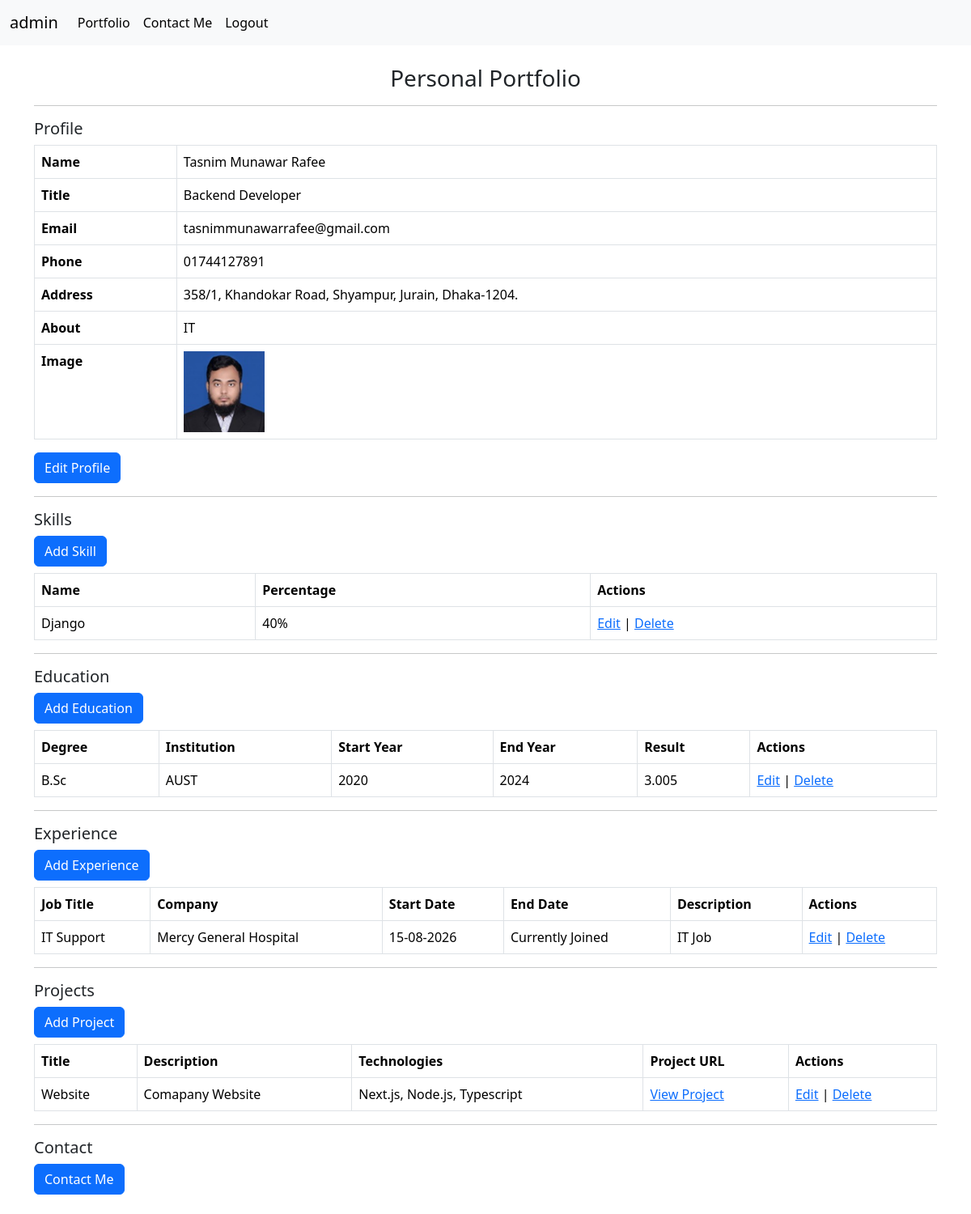
Page /homepage/ (signed in) on the committed database.
### myapp/models.py (models this page shows, shortened)
class CustomUser(AbstractUser):
    def __str__(self):
        return self.username

class Profile(models.Model):
    user = models.OneToOneField(CustomUser,on_delete=models.CASCADE,related_name='profile')
    name = models.CharField(max_length=100)
    title = models.CharField(max_length=100)
    email = models.EmailField()
    phone = models.CharField(max_length=20)
    address = models.CharField(max_length=200)
    about = models.TextField()
    profile_image = models.ImageField(upload_to='profile/', blank=True, null=True)

class Skill(models.Model):
    name = models.CharField(max_length=100)
    percentage = models.PositiveIntegerField()

class Education(models.Model):
    degree = models.CharField(max_length=200)
    institution = models.CharField(max_length=200)
    start_year = models.IntegerField()
    end_year = models.IntegerField()
    result = models.TextField(blank=True)

class Experience(models.Model):
    job_title = models.CharField(max_length=200)
    company = models.CharField(max_length=200)
    start_date = models.CharField(max_length=90,blank=True, null=True)
    end_date = models.CharField(max_length=90,blank=True, null=True)
    description = models.TextField()

class Project(models.Model):
    title = models.CharField(max_length=200)
    description = models.TextField()
    technologies = models.CharField(max_length=300)
    project_url = models.URLField(blank=True)

### myapp/views.py (the view)
# urls.py: path('homepage/',homepage,name='homepage'),
@login_required
def homepage(request):
    profile = Profile.objects.filter(user=request.user).first()
    educations = Education.objects.all()
    experiences = Experience.objects.all()
    projects = Project.objects.all()
    skills = Skill.objects.all()
    context = {
        'profile' :profile,
        'educations' : educations,
        'experiences' : experiences,
        'projects' : projects,
        'skills' : skills
    }
    return render(request,'homepage.html',context)

### templates/homepage.html
{% extends 'base.html' %}
{% block content %}
<div class="container mt-4">
    <h3 class="text-center">Personal Portfolio</h3>
    <hr>
    <h5>Profile</h5>
    {% if profile %}
    <table class="table table-bordered">
        <tr>
            <th>Name</th>
            <td>{{ profile.name }}</td>
        </tr>
        <tr>
            <th>Title</th>
            <td>{{ profile.title }}</td>
        </tr>
        <tr>
            <th>Email</th>
            <td>{{ profile.email }}</td>
        </tr>
        <tr>
            <th>Phone</th>
            <td>{{ profile.phone }}</td>
        </tr>
        <tr>
            <th>Address</th>
            <td>{{ profile.address }}</td>
        </tr>
        <tr>
            <th>About</th>
            <td>{{ profile.about }}</td>
        </tr>
        {% if profile.profile_image %}
        <tr>
            <th>Image</th>
            <td>
                <img src="{{ profile.profile_image.url }}"
                     alt="Profile Image" width="100" height="100">
            </td>
        </tr>
        {% endif %}
    </table>
    <a href="{% url 'editProfile' profile.id %}"
       class="btn btn-primary">Edit Profile</a>
    {% else %}
    <p>No profile found.</p>
    <a href="{% url 'addProfile' %}" class="btn btn-primary">
        Add Profile
    </a>
    {% endif %}
    <hr>
    <h5>Skills</h5>
    <a href="{% url 'addSkill' %}" class="btn btn-primary mb-2">
        Add Skill
    </a>
    <table class="table table-bordered">
        <thead>
            <tr>
                <th>Name</th>
                <th>Percentage</th>
                <th>Actions</th>
            </tr>
        </thead>
        <tbody>
            {% for skill in skills %}
            <tr>
                <td>{{ skill.name }}</td>
                <td>{{ skill.percentage }}%</td>
                <td>
                    <a href="{% url 'editSkill' skill.id %}">Edit</a> |
                    <a href="{% url 'deleteSkill' skill.id %}">Delete</a>
                </td>
            </tr>
            {% empty %}
            <tr>
                <td colspan="3">No skills found.</td>
            </tr>
            {% endfor %}
        </tbody>
    </table>
    <hr>
    <h5>Education</h5>
    <a href="{% url 'addEducation' %}" class="btn btn-primary mb-2">
        Add Education
    </a>
    <table class="table table-bordered">
        <thead>
            <tr>
                <th>Degree</th>
                <th>Institution</th>
                <th>Start Year</th>
                <th>End Year</th>
                <th>Result</th>
                <th>Actions</th>
            </tr>
        </thead>
        <tbody>
            {% for education in educations %}
            <tr>
                <td>{{ education.degree }}</td>
                <td>{{ education.institution }}</td>
                <td>{{ education.start_year }}</td>
                <td>{{ education.end_year }}</td>
                <td>{{ education.result }}</td>
                <td>
                    <a href="{% url 'editEducation' education.id %}">Edit</a> |
                    <a href="{% url 'deleteEducation' education.id %}">Delete</a>
                </td>
            </tr>
            {% empty %}
            <tr>
                <td colspan="6">No education found.</td>
            </tr>
            {% endfor %}
        </tbody>
    </table>
    <hr>
    <h5>Experience</h5>
    <a href="{% url 'addExperience' %}" class="btn btn-primary mb-2">
        Add Experience
    </a>
    <table class="table table-bordered">
        <thead>
            <tr>
                <th>Job Title</th>
                <th>Company</th>
                <th>Start Date</th>
                <th>End Date</th>
                <th>Description</th>
                <th>Actions</th>
            </tr>
        </thead>
        <tbody>
            {% for experience in experiences %}
            <tr>
                <td>{{ experience.job_title }}</td>
                <td>{{ experience.company }}</td>
                <td>{{ experience.start_date }}</td>
                <td>{{ experience.end_date|default:"Present" }}</td>
                <td>{{ experience.description }}</td>
                <td>
                    <a href="{% url 'editExperience' experience.id %}">Edit</a> |
                    <a href="{% url 'deleteExperience' experience.id %}">Delete</a>
                </td>
            </tr>
            {% empty %}
            <tr>
                <td colspan="6">No experience found.</td>
            </tr>
            {% endfor %}
        </tbody>
    </table>
    <hr>
    <h5>Projects</h5>
    <a href="{% url 'addProject' %}" class="btn btn-primary mb-2">
        Add Project
    </a>
    <table class="table table-bordered">
        <thead>
            <tr>
                <th>Title</th>
                <th>Description</th>
                <th>Technologies</th>
                <th>Project URL</th>
                <th>Actions</th>
            </tr>
        </thead>
        <tbody>
            {% for project in projects %}
            <tr>
                <td>{{ project.title }}</td>
                <td>{{ project.description }}</td>
                <td>{{ project.technologies }}</td>
                <td>
                    {% if project.project_url %}
                    <a href="{{ project.project_url }}" target="_blank">View Project</a>
                    {% else %}
                    Not available
                    {% endif %}
                </td>
                <td>
                    <a href="{% url 'editProject' project.id %}">Edit</a> |
                    <a href="{% url 'deleteProject' project.id %}">Delete</a>
                </td>
            </tr>
            {% empty %}
            <tr>
                <td colspan="5">No projects found.</td>
            </tr>
            {% endfor %}
        </tbody>
    </table>
    <hr>
    <h5>Contact</h5>
    <a href="{% url 'contact' %}" class="btn btn-primary mb-4">
        Contact Me
    </a>
</div>
{% endblock %}

### templates/base.html (shortened to what this page needs)
<!DOCTYPE html>
<html lang="en">
<head>
    <link href="https://cdn.jsdelivr.net/npm/bootstrap@5.3.8/dist/css/bootstrap.min.css" rel="stylesheet">
</head>
<body>
    {% include 'navbar.html' %}
    {% block content %}
    {% endblock %}
</body>
</html>

### templates/navbar.html (shortened to what this page needs)
{% load static %}
<nav class="navbar navbar-expand-lg bg-body-tertiary">
  <div class="container-fluid">
    <a class="navbar-brand" href="{% url 'homepage' %}">{{request.user}}</a>
    <div class="collapse navbar-collapse" id="navbarSupportedContent">
      <ul class="navbar-nav me-auto mb-2 mb-lg-0">
        <li class="nav-item">
          <a class="nav-link active" aria-current="page" href="{% url 'homepage' %}">Portfolio</a>
        </li>
        <li class="nav-item">
          <a class="nav-link active" aria-current="page" href="{% url 'contact' %}">Contact Me</a>
        </li>
        <li class="nav-item">
          <a class="nav-link active" aria-current="page" href="{% url 'user_logout' %}">Logout</a>
        </li>
      </ul>
    </div>
  </div>
</nav>

### rows in the picture
CustomUser: user "admin"
Profile: name "Tasnim Munawar Rafee", title "Backend Developer", email "tasnimmunawarrafee@gmail.com", phone "01744127891", address "358/1, Khandokar Road, Shyampur, Jurain, Dhaka-1204.", about "IT", profile_image (picture)
Skill: name "Django", percentage "40"
Education: degree "B.Sc", institution "AUST", start_year "2020", end_year "2024", result "3.005"
Experience: job_title "IT Support", company "Mercy General Hospital", start_date "15-08-2026", end_date "Currently Joined", description "IT Job"
Project: title "Website", description "Comapany Website", technologies "Next.js, Node.js, Typescript"
